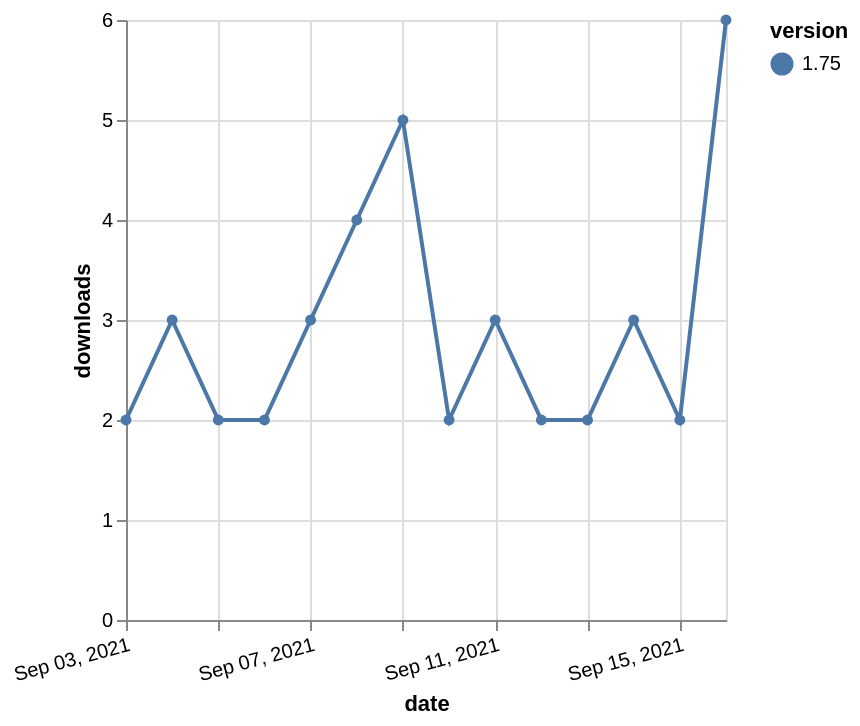

Specify this chart in Vega-Lite:
### Vega-Lite specification from a JSON file in a GitHub repository (floating-point values rounded to 4 significant figures)
{"$schema": "https://vega.github.io/schema/vega-lite/v5.json", "description": "A simple bar chart with embedded data.", "data": {"values": [{"date": "2021-09-03", "total": 3380, "delta": 2, "version": "1.75"}, {"date": "2021-09-04", "total": 3383, "delta": 3, "version": "1.75"}, {"date": "2021-09-05", "total": 3385, "delta": 2, "version": "1.75"}, {"date": "2021-09-06", "total": 3387, "delta": 2, "version": "1.75"}, {"date": "2021-09-07", "total": 3390, "delta": 3, "version": "1.75"}, {"date": "2021-09-08", "total": 3394, "delta": 4, "version": "1.75"}, {"date": "2021-09-09", "total": 3399, "delta": 5, "version": "1.75"}, {"date": "2021-09-10", "total": 3401, "delta": 2, "version": "1.75"}, {"date": "2021-09-11", "total": 3404, "delta": 3, "version": "1.75"}, {"date": "2021-09-12", "total": 3406, "delta": 2, "version": "1.75"}, {"date": "2021-09-13", "total": 3408, "delta": 2, "version": "1.75"}, {"date": "2021-09-14", "total": 3411, "delta": 3, "version": "1.75"}, {"date": "2021-09-15", "total": 3413, "delta": 2, "version": "1.75"}, {"date": "2021-09-16", "total": 3419, "delta": 6, "version": "1.75"}]}, "width": "container", "mark": {"type": "line", "point": {"filled": true}}, "encoding": {"x": {"field": "date", "type": "temporal", "timeUnit": "yearmonthdate", "title": "date", "axis": {"labelAngle": -15}}, "y": {"field": "delta", "type": "quantitative", "title": "downloads"}, "color": {"field": "version", "type": "nominal"}, "tooltip": {"field": "delta"}}}
